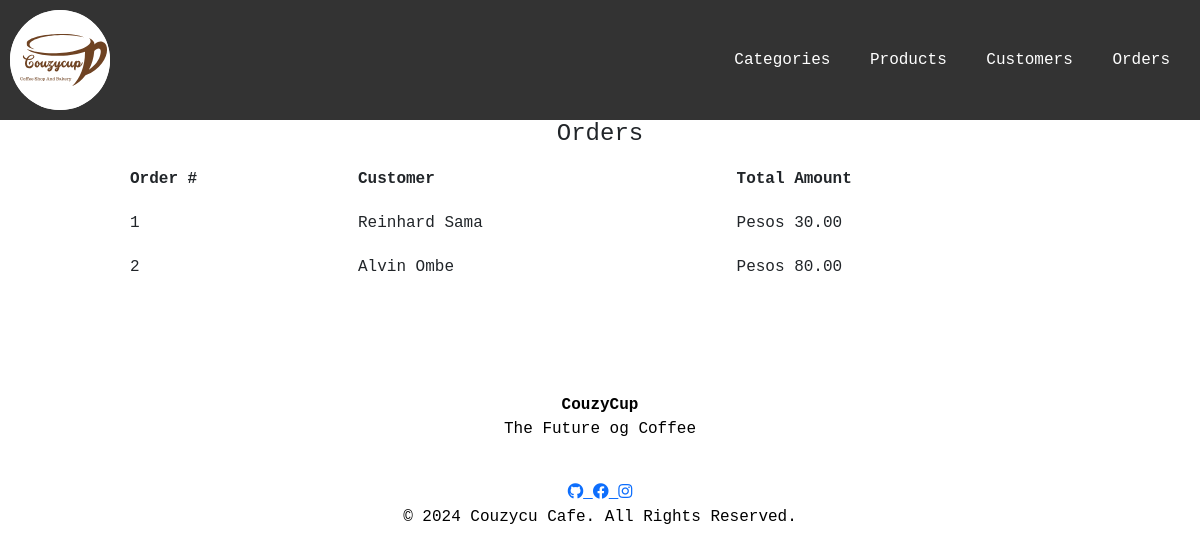
Screenshot of /orders/ with the database file from the repository.
### couzycup/models.py (models this page shows, shortened)
class BaseModel(models.Model):
    created_at = models.DateTimeField(auto_now_add=True)
    updated_at = models.DateTimeField(auto_now=True)
    class Meta:
        abstract = True

class Order(BaseModel):
    customer = models.ForeignKey(Customer, on_delete=models.CASCADE)
    products = models.ManyToManyField(CoffeeProduct)
    total_amount = models.DecimalField(max_digits=10, decimal_places=2)

class Customer(BaseModel):
    first_name = models.CharField(max_length=255)
    last_name = models.CharField(max_length=255)
    email = models.EmailField()
    def __str__(self):
        return f"{self.first_name} {self.last_name}"

### couzycup/views.py (the view)
# urls.py: path('orders/', OrderListView.as_view(), name='order-list'),
class OrderListView(ListView):
    model = Order
    template_name = 'order_list.html'

### couzycup/templates/order_list.html
{% extends 'base.html' %}
{% block content %}
  <h2 class="center">Orders</h2>
  <table class="order-table">
    <thead>
      <tr>
        <th>Order #</th>
        <th>Customer</th>
        <th>Total Amount</th>
      </tr>
    </thead>
    <tbody>
      {% for order in object_list %}
        <tr>
          <td>{{ order.id }}</td>
          <td>{{ order.customer }}</td>
          <td>Pesos {{ order.total_amount }}</td>
        </tr>
      {% endfor %}
    </tbody>
  </table>
{% endblock %}

### couzycup/static/css/style.css (style rules this page uses)
* { margin: 0; padding: 0; box-sizing: border-box; }
body { background-image: url('../images/Background.svg'); background-size: cover; background-position: center; background-attachment: fixed; height: 100vh; margin: 0; padding: 0; font-family: 'Courier New', Courier, monospace; }
.order-table { width: 80%; margin: 0 auto; border-collapse: collapse; }
.order-table th, .order-table td { padding: 10px; text-align: left; }
.center { text-align: center; font-size: 1.5em; }

### rows the page displays
Order: id "1", customer "Reinhard Sama", total_amount "30.00"
Order: id "2", customer "Alvin Ombe", total_amount "80.00"
